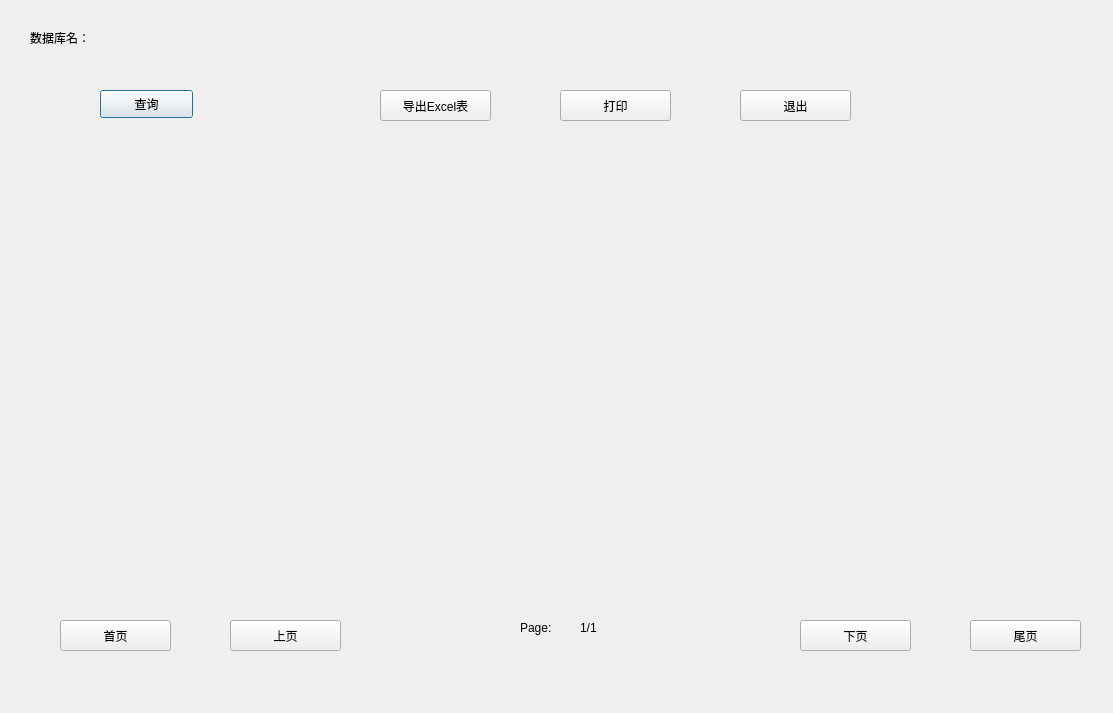
<?xml version="1.0" encoding="UTF-8"?>
<ui version="4.0">
 <class>Dialog</class>
 <widget class="QDialog" name="Dialog">
  <property name="geometry">
   <rect>
    <x>0</x>
    <y>0</y>
    <width>1113</width>
    <height>713</height>
   </rect>
  </property>
  <property name="windowTitle">
   <string>生产数据管理对话框</string>
  </property>
  <widget class="QLabel" name="label">
   <property name="geometry">
    <rect>
     <x>30</x>
     <y>30</y>
     <width>72</width>
     <height>15</height>
    </rect>
   </property>
   <property name="text">
    <string>数据库名：</string>
   </property>
  </widget>
  <widget class="QPushButton" name="Btn_Query">
   <property name="geometry">
    <rect>
     <x>100</x>
     <y>90</y>
     <width>93</width>
     <height>28</height>
    </rect>
   </property>
   <property name="text">
    <string>查询</string>
   </property>
  </widget>
  <widget class="QPushButton" name="pushButton_2">
   <property name="geometry">
    <rect>
     <x>380</x>
     <y>90</y>
     <width>111</width>
     <height>31</height>
    </rect>
   </property>
   <property name="text">
    <string>导出Excel表</string>
   </property>
  </widget>
  <widget class="QPushButton" name="pushButton_3">
   <property name="geometry">
    <rect>
     <x>560</x>
     <y>90</y>
     <width>111</width>
     <height>31</height>
    </rect>
   </property>
   <property name="text">
    <string>打印</string>
   </property>
  </widget>
  <widget class="QPushButton" name="Btn_Exit">
   <property name="geometry">
    <rect>
     <x>740</x>
     <y>90</y>
     <width>111</width>
     <height>31</height>
    </rect>
   </property>
   <property name="text">
    <string>退出</string>
   </property>
  </widget>
  <widget class="QPushButton" name="pushButton_5">
   <property name="geometry">
    <rect>
     <x>800</x>
     <y>620</y>
     <width>111</width>
     <height>31</height>
    </rect>
   </property>
   <property name="text">
    <string>下页</string>
   </property>
  </widget>
  <widget class="QPushButton" name="pushButton_6">
   <property name="geometry">
    <rect>
     <x>970</x>
     <y>620</y>
     <width>111</width>
     <height>31</height>
    </rect>
   </property>
   <property name="text">
    <string>尾页</string>
   </property>
  </widget>
  <widget class="QPushButton" name="pushButton_7">
   <property name="geometry">
    <rect>
     <x>230</x>
     <y>620</y>
     <width>111</width>
     <height>31</height>
    </rect>
   </property>
   <property name="text">
    <string>上页</string>
   </property>
  </widget>
  <widget class="QPushButton" name="pushButton_8">
   <property name="geometry">
    <rect>
     <x>60</x>
     <y>620</y>
     <width>111</width>
     <height>31</height>
    </rect>
   </property>
   <property name="text">
    <string>首页</string>
   </property>
  </widget>
  <widget class="QLabel" name="label_2">
   <property name="geometry">
    <rect>
     <x>520</x>
     <y>620</y>
     <width>51</width>
     <height>16</height>
    </rect>
   </property>
   <property name="text">
    <string>Page:</string>
   </property>
  </widget>
  <widget class="QLabel" name="label_3">
   <property name="geometry">
    <rect>
     <x>580</x>
     <y>620</y>
     <width>41</width>
     <height>16</height>
    </rect>
   </property>
   <property name="text">
    <string>1/1</string>
   </property>
  </widget>
 </widget>
 <resources/>
 <connections/>
</ui>
